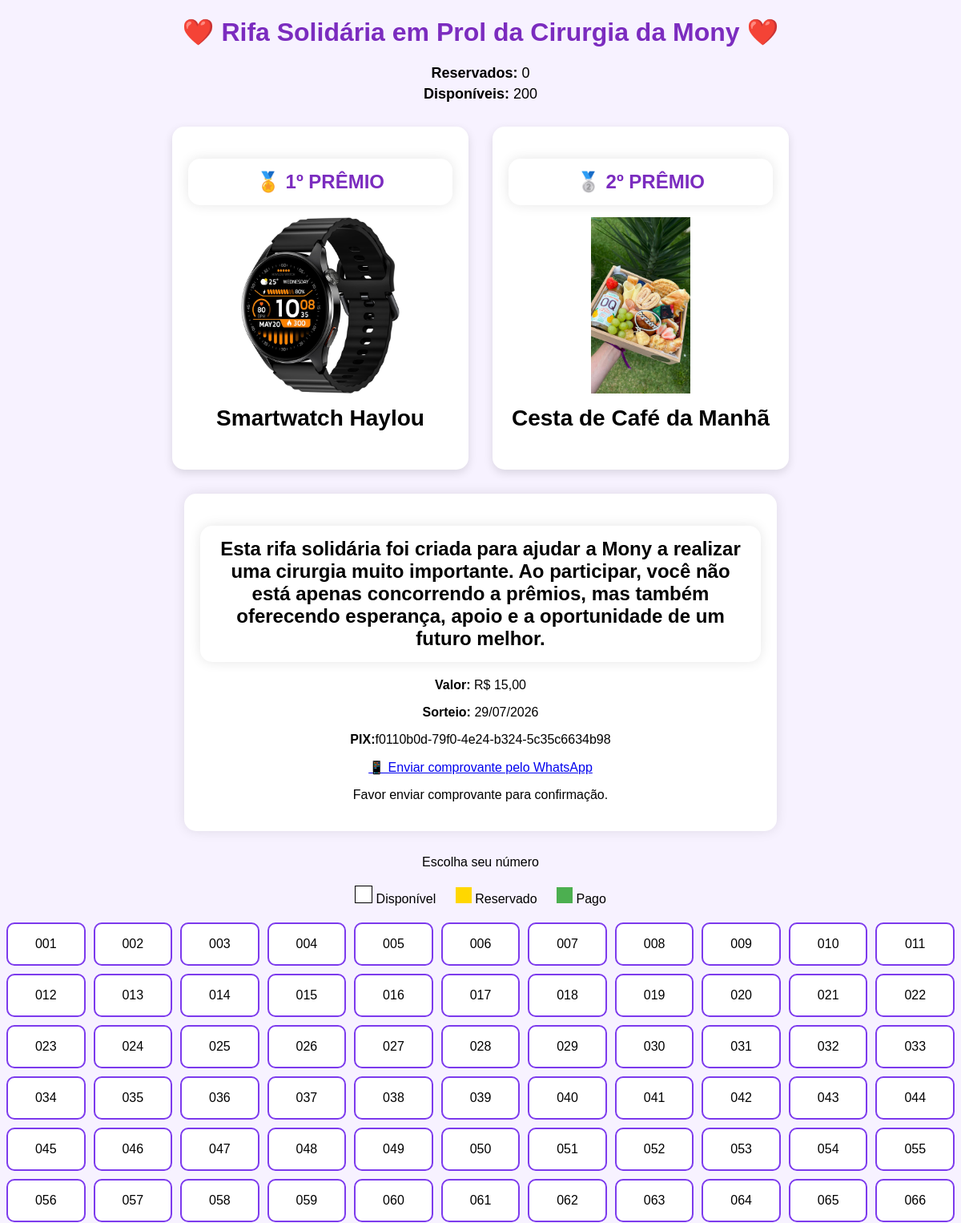
Before: / (upper part) with the older database file.
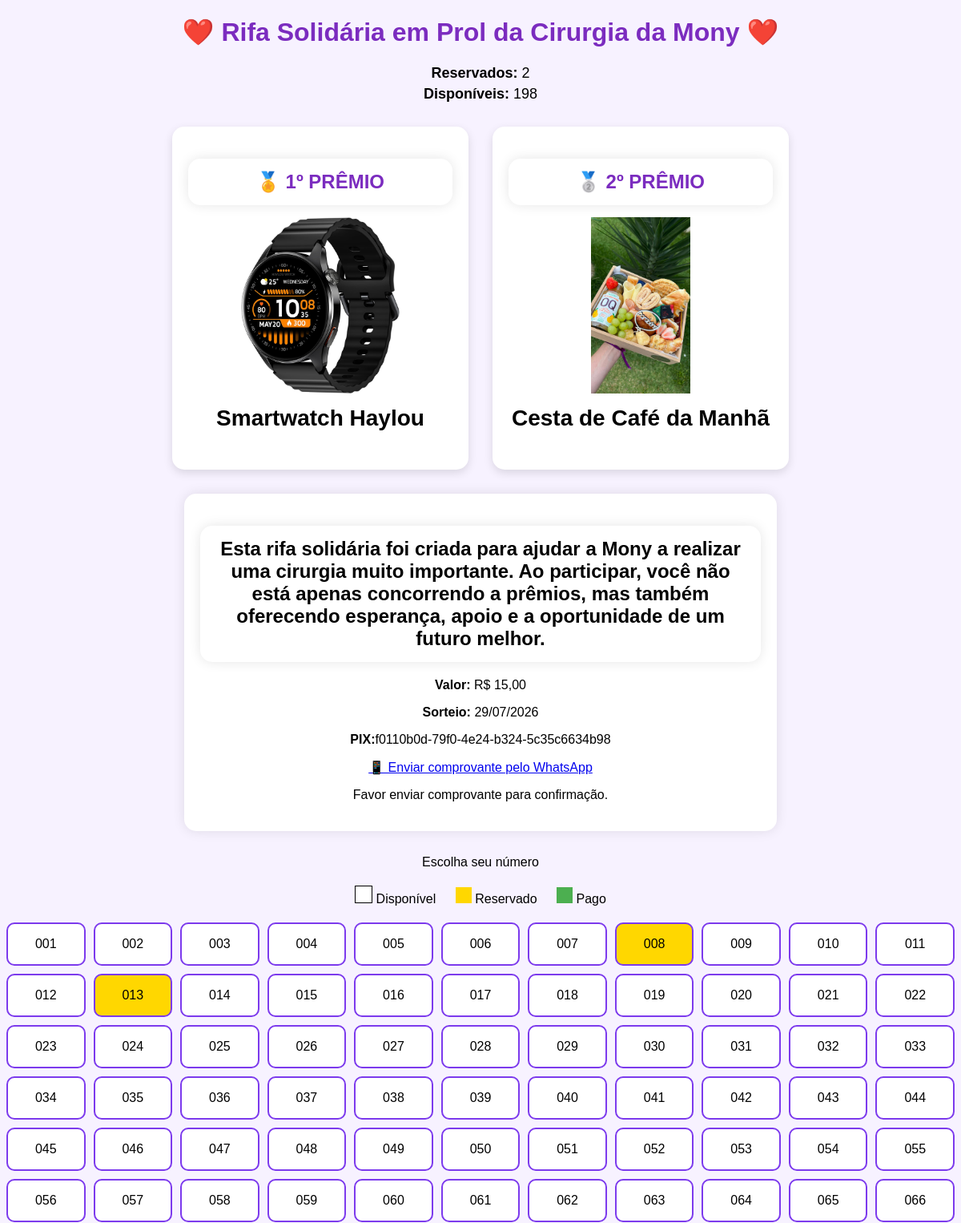
After: the same page with the newer database file.
### models.py (models this page shows)
class Numero(db.Model):
    ...
    id = db.Column(db.Integer, primary_key=True)
    numero = db.Column(
        db.Integer,
        unique=True,
        nullable=False
    )
    status = db.Column(
        db.String(50),
        default="disponivel"
    )
    nome = db.Column(
        db.String(100)
    )
    telefone = db.Column(
        db.String(20)
    )

### app.py (the view)
@app.route("/")
def index():
    numeros = Numero.query.order_by(Numero.numero).all()
    reservados = Numero.query.filter(
        Numero.status.in_(["reservado", "pago"])
    ).count()
    disponiveis = Numero.query.filter_by(
        status="disponivel"
    ).count()
    return render_template(
        "index.html",
        numeros=numeros,
        reservados=reservados,
        disponiveis=disponiveis
    )

### templates/index.html (shortened to what this page needs)
<!doctype html>
<html lang="pt-BR">
  <head>
    <link
      rel="stylesheet"
      href="{{ url_for('static', filename='css/style.css') }}"
    />
  </head>
  <body>
    <h1>❤️ Rifa Solidária em Prol da Cirurgia da Mony ❤️</h1>
    <div class="estatisticas">
      <p><strong>Reservados:</strong> {{ reservados }}</p>
      <p><strong>Disponíveis:</strong> {{ disponiveis }}</p>
    </div>
    <div class="premios">
      <div class="premio">
        <h2 style="color: #7b2cbf; margin-bottom: 10px">🏅 1º PRÊMIO</h2>
        <img
          src="{{ url_for('static', filename='imagens/relogio.jpg') }}"
          alt="Smartwatch"
        />
        <h3>Smartwatch Haylou</h3>
      </div>
      <div class="premio">
        <h2 style="color: #7b2cbf; margin-bottom: 10px">🥈 2º PRÊMIO</h2>
        <img
          src="{{ url_for('static', filename='imagens/cesta.jpg') }}"
          alt="Cesta"
        />
        <h3>Cesta de Café da Manhã</h3>
      </div>
    </div>
    <div class="info-rifa">
      <h2>
        Esta rifa solidária foi criada para ajudar a Mony a realizar uma
        cirurgia muito importante. Ao participar, você não está apenas
        concorrendo a prêmios, mas também oferecendo esperança, apoio e a
        oportunidade de um futuro melhor.
      </h2>
      <p><strong>Valor:</strong> R$ 15,00</p>
      <p><strong>Sorteio:</strong> 29/07/2026</p>
      <p><strong>PIX:</strong>f0110b0d-79f0-4e24-b324-5c35c6634b98</p>
      <p>
        <a
          href="https://wa.me/5562999051610?text=Olá,%20acabei%20de%20fazer%20o%20pagamento%20da%20rifa%20e%20vou%20enviar%20o%20comprovante."
          target="_blank"
          class="btn-whatsapp"
        >
          📱 Enviar comprovante pelo WhatsApp
        </a>
      </p>
      <p>Favor enviar comprovante para confirmação.</p>
    </div>
    <p>Escolha seu número</p>
    <div style="margin: 20px">
      <span
        style="
          display: inline-block;
          width: 20px;
          height: 20px;
          background: white;
          border: 1px solid #000;
        "
      ></span>
      Disponível
      <span
        style="
          display: inline-block;
          width: 20px;
          height: 20px;
          background: #ffd700;
          margin-left: 20px;
        "
      ></span>
      Reservado
      <span
        style="
          display: inline-block;
          width: 20px;
          height: 20px;
          background: #4caf50;
          margin-left: 20px;
        "
      ></span>
      Pago
    </div>
    <div class="grid">
      {% for numero in numeros %}
      <div class="numero {{ numero.status }}">
        {% if numero.status == 'reservado' or numero.status == 'pago' %}
        <span>{{ "%03d"|format(numero.numero) }}</span>
        {% else %}
        <div
          class="numero-disponivel"
          data-id="{{ numero.id }}"
          data-numero="{{ '%03d'|format(numero.numero) }}"
        >
          {{ "%03d"|format(numero.numero) }}
        </div>
        {% endif %}
      </div>
      {% endfor %}
    </div>
  </body>
</html>

Changed rows visible on the page:
changed Numero (number 8 of 66 on the later page): status "disponivel" → "reservado" (drawn)
changed Numero (number 13 of 66 on the later page): status "disponivel" → "reservado" (drawn)
Other visible differences:
{{ reservados }}: "0" → "2"
{{ disponiveis }}: "200" → "198"
